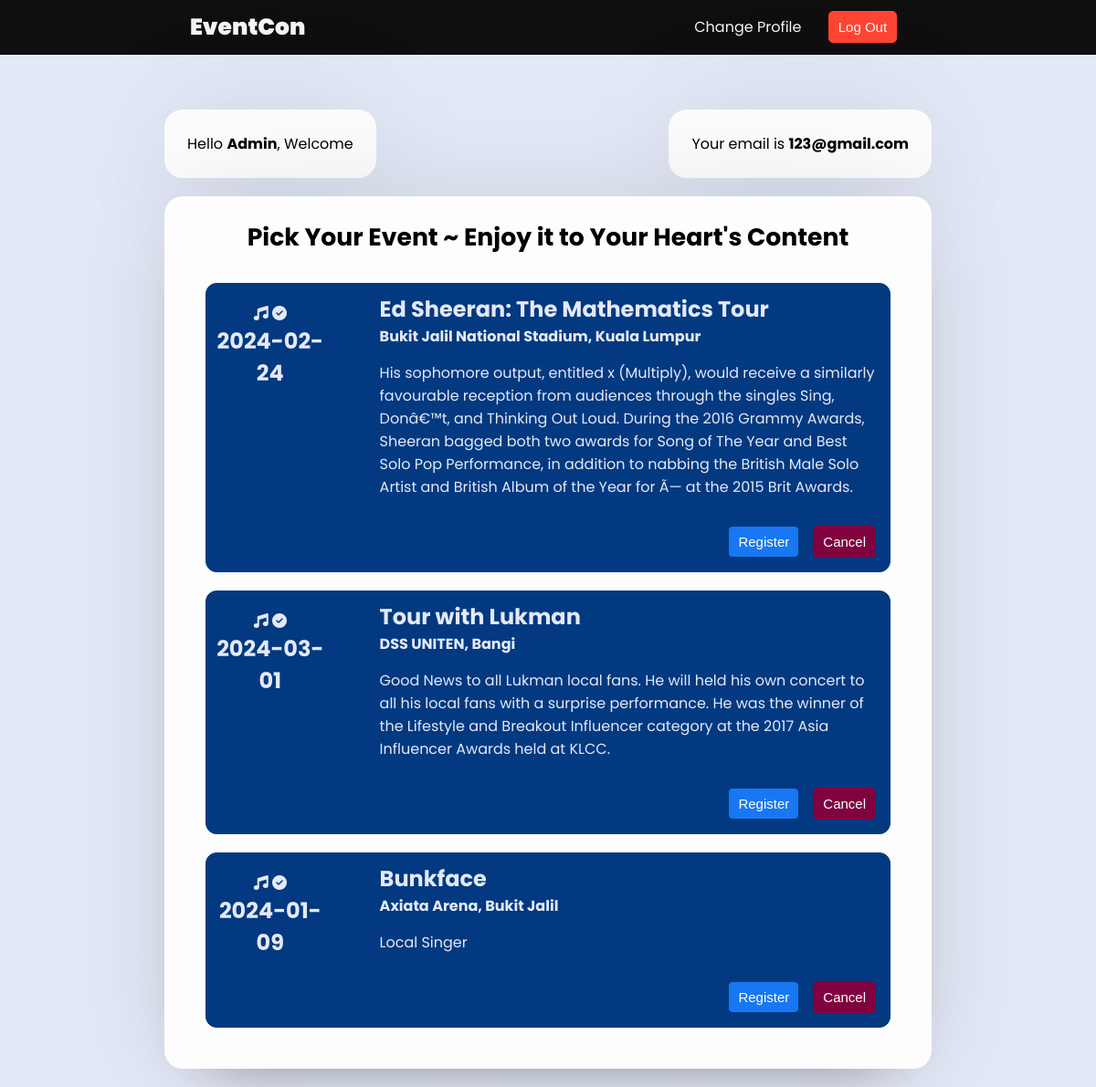
/Web-Project/home.php (signed in), run on the app's committed database.
### tables this page shows
CREATE TABLE IF NOT EXISTS `users` (
  `Id` int(11) NOT NULL AUTO_INCREMENT,
  `Username` varchar(200) DEFAULT NULL,
  `Email` varchar(200) DEFAULT NULL,
  `Age` int(11) DEFAULT NULL,
  `Password` varchar(200) DEFAULT NULL,
  `Admin` tinyint(1) DEFAULT NULL,
  PRIMARY KEY (`Id`)
);

CREATE TABLE IF NOT EXISTS `events` (
  `Event_Id` int(11) NOT NULL AUTO_INCREMENT,
  `Time` date DEFAULT NULL,
  `Title` varchar(200) DEFAULT NULL,
  `Venue` varchar(200) DEFAULT NULL,
  `Description` varchar(2000) DEFAULT NULL,
  `Limitation` int(11) NOT NULL,
  PRIMARY KEY (`Event_Id`)
);

### Web-Project/home.php (the view, shortened to what this page needs)
<?php
    include("php/config.php");
?>
<!DOCTYPE html>
<html lang="en">
<head>
    <link rel="stylesheet" href="css/style2.css">
</head>
<body>
   <div class="nav">
        <div class="logo">
            <p><a href="home.php">EventCon</a></p>
        </div>
        <div class="right-links">
            <?php
                $id = $_SESSION['id'];
                $query = mysqli_query($con, "SELECT * FROM users WHERE Id = $id");
                while($result = mysqli_fetch_assoc($query)){
                    $res_Uname = $result['Username'];
                    $res_Email = $result['Email'];
                    $res_id = $result['Id'];
                }
                echo "<a href='edit_profile.php?Id=$res_id' style='text-decoration:none; margin-right:25px; color:#f5f5f5;'>Change Profile</a>";
            ?>
            <a href="php/logout.php"><button class="btn">Log Out</button></a>
        </div>
   </div>
   <main>
        <div class="main-box top">
            <div class="top">
                <div class="box">
                    <p>Hello <b><?php echo $res_Uname ?></b>, Welcome</p>
                </div>
                <div class="box">
                    <p>Your email is <b><?php echo $res_Email ?></b></p>
                </div>
            </div>
            <div class="bottom">
                <div class="box">
                    <div class="user-box">
                        <h1 class="head-text">Pick Your Event ~ Enjoy it to Your Heart's Content</h1>
                        <?php
                            $eventQuery = "SELECT * FROM events";
                            $eventResult = mysqli_query($con, $eventQuery);
                            $eventResultCheck = mysqli_num_rows($eventResult);
                            if($eventResultCheck > 0){
                                while($row = mysqli_fetch_assoc($eventResult)){
                                    $eTime = $row['Time'];
                                    $eTitle = $row['Title'];
                                    $eVenue = $row['Venue'];
                                    $eDesc = $row['Description'];
                                    $eId = $row['Event_Id'];
                        ?>
                        <div class="list">
                                <div class="check">
                                    <i class="fa-solid fa-music"></i>
                                    <i class="fa-solid fa-circle-check"></i>
                                    <h2><?php echo $eTime ?></h2>
                                </div>
                                <div class="detail">
                                    <h2><?php echo $eTitle ?></h2>
                                    <b><?php echo $eVenue ?></b>
                                    <p><?php echo $eDesc?></p>
                                    <div class="regis">
                                        <form action="" method="post">
                                            <input type="submit" class="del-btn" name="delete-<?php echo $eId; ?>" value="Cancel">
                                            <input type="submit" class="register-btn" name="submit-<?php echo $eId; ?>" value="Register">
                                        </form>
                                    </div>
                                </div>
                        </div>
                        <?php }
                            }?>
                    </div>
                </div>
            </div>
        </div>
   </main>
</body>
</html>

### Web-Project/css/style2.css (style rules this page uses)
* { padding: 0; margin: 0; box-sizing: border-box; font-family: 'Poppins', sans-serif; }
body { background: #e4e9f7; }
.box { background: #fdfdfd; display: flex; flex-direction: column; padding: 25px 25px; border-radius: 20px; box-shadow: 0 0 128px 0 rgba(0,0,0,0.1), 0 32px 64px -48px rgba(0,0,0,0.5); }
.btn { height: 35px; background: #FF4533; border-radius:5px; color: #fff; font-size: 15px; cursor: pointer; transition: all .3s; margin-top: 10px; padding: 0px 10px; font-family: "Anton", sans-serif; border: 1px solid #FF4533; }
.nav { background: #0f0f0f; display: flex; flex-direction: row; justify-content: space-around; line-height: 60px; z-index: 100; }
.logo { font-size: 25px; font-weight: 900; }
.logo a { text-decoration: none; color: #f5f5f5; }
.right-links { padding: 0 10px; }
main { display: flex; align-items: center; justify-content: center; margin-top: 60px; }
.main-box { display: flex; flex-direction: column; width: 70%; }
.main-box .top { display: flex; flex-direction: row; justify-content: space-between; }
.bottom { width: 100%; margin: 20px 0; }
.head-text { text-align: center; margin-bottom: 30px; font-size: 20pt; }
.list { background-color: #023980; border: 1px solid #023980; border-radius: 12px; color: #e4e9f7; margin: 20px; display: flex; flex-direction: row; padding-top: 10px; }
.list .check { width: 20%; text-align: center; margin-right: 50px; padding-top: 10px; }
.list .detail { width: 80%; }
.list .detail p { padding: 15px 15px 0 0; }
.register-btn { height: 35px; background: #1877F2; border-radius:5px; color: #fff; font-size: 15px; cursor: pointer; transition: all .3s; padding: 0px 10px; font-family: "Anton", sans-serif; border: 1px solid #023980; margin: 30px 15px 15px 0; float: right; }
.del-btn { height: 35px; background: #80023f; border-radius:5px; color: #fff; font-size: 15px; cursor: pointer; transition: all .3s; padding: 0px 10px; font-family: "Anton", sans-serif; border: 1px solid #80023f; margin: 30px 15px 15px 0; float: right; }

### data on the page
users: Username "Admin", Email "123@gmail.com"
events: Time "2024-02-24", Title "Ed Sheeran: The Mathematics Tour", Venue "Bukit Jalil National Stadium, Kuala Lumpur", Description "His sophomore output, entitled x (Multiply), would receive a similarly favourable reception from audiences through the singles Sing, Donâ€™t, and Thinking Out Loud. During the 2016 Grammy Awards, Sheeran bagged both two awards for Song of The Year and Best Solo Pop Performance, in addition to nabbing the British Male Solo Artist and British Album of the Year for Ã— at the 2015 Brit Awards."
events: Time "2024-03-01", Title "Tour with Lukman", Venue "DSS UNITEN, Bangi", Description "Good News to all Lukman local fans. He will held his own concert to all his local fans with a surprise performance. He was the winner of the Lifestyle and Breakout Influencer category at the 2017 Asia Influencer Awards held at KLCC."
events: Time "2024-01-09", Title "Bunkface", Venue "Axiata Arena, Bukit Jalil", Description "Local Singer"
